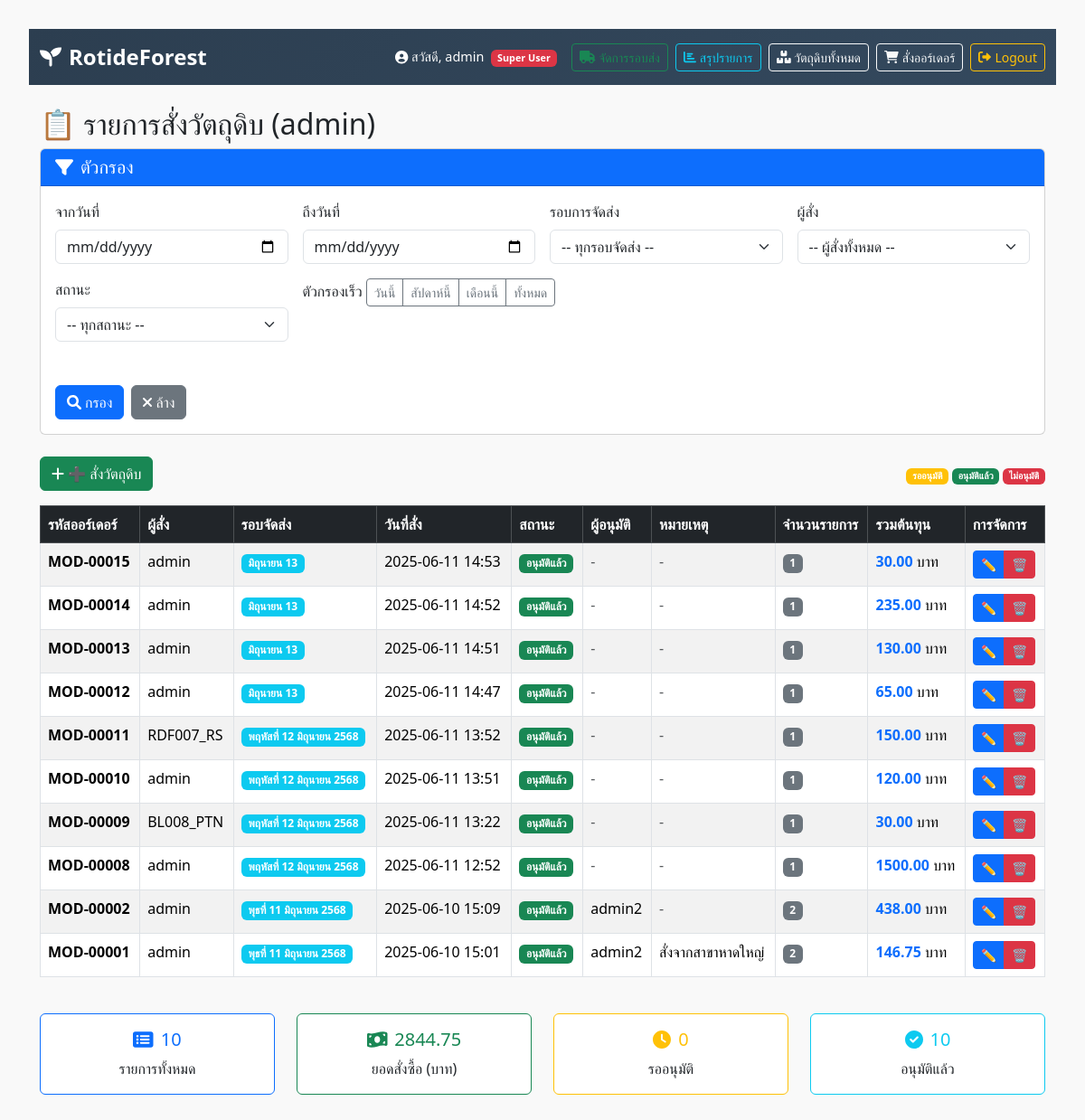
The app's page / (signed in), older data.
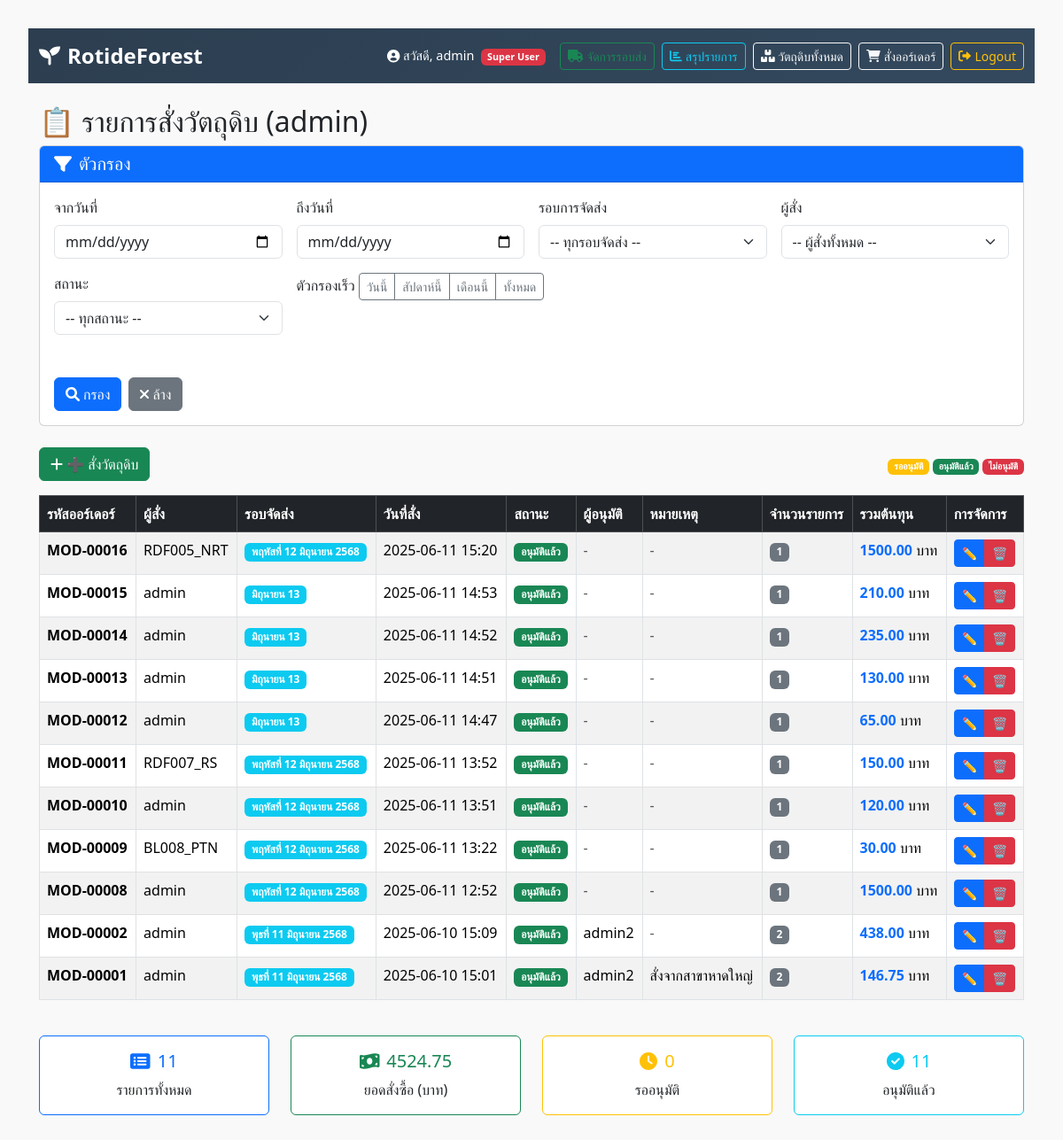
The same page, newer data.
### inventory/models.py (models this page shows, shortened)
class MaterialOrder(models.Model):
    APPROVAL_STATUS_CHOICES = [
        ('pending', 'รออนุมัติ'),
        ('approved', 'อนุมัติแล้ว'),
        ('rejected', 'ไม่อนุมัติ'),
    ]
    quantity = models.IntegerField(default=0, null=True, blank=True)
    total_cost = models.FloatField(default=0, null=True, blank=True)
    ordered_by = models.ForeignKey(User, on_delete=models.CASCADE, verbose_name="ผู้สั่ง")
    created_at = models.DateTimeField(auto_now_add=True, verbose_name="วันที่สั่ง")
    updated_at = models.DateTimeField(auto_now=True)
    note = models.TextField(blank=True, verbose_name="หมายเหตุ")
    delivery_round = models.ForeignKey(
        DeliveryRound,
        on_delete=models.SET_NULL,
        null=True,
        blank=True,
        verbose_name="รอบจัดส่ง"
    )
    approval_status = models.CharField(
        max_length=20,
        choices=APPROVAL_STATUS_CHOICES,
        default='approved',
        verbose_name="สถานะอนุมัติ"
    )
    approved_by = models.ForeignKey(
        User,
        on_delete=models.SET_NULL,
        null=True,
        blank=True,
        related_name='approved_orders',
        verbose_name="ผู้อนุมัติ"
    )
    approved_at = models.DateTimeField(null=True, blank=True, verbose_name="วันที่อนุมัติ")
    class Meta:
        verbose_name = "รายการสั่งซื้อ"
        verbose_name_plural = "รายการสั่งซื้อ"
        ordering = ['-created_at']

class DeliveryRound(models.Model):
    name = models.CharField(max_length=100, verbose_name="ชื่อรอบจัดส่ง")
    description = models.TextField(blank=True, verbose_name="รายละเอียด")
    is_active = models.BooleanField(default=True, verbose_name="เปิดใช้งาน")
    created_at = models.DateTimeField(auto_now_add=True)
    class Meta:
        verbose_name = "รอบจัดส่ง"
        verbose_name_plural = "รอบจัดส่ง"
        ordering = ['name']

### inventory/views.py (the view, shortened to what this page needs)
# urls.py: path('', views.home, name='home'),
@login_required
def home(request):
    orders = MaterialOrder.objects.all().order_by('-created_at')
    admin_list = ['admin', 'admin2', 'area_manager', 'coo', 'ceo','KITCHEN_CENTRAL']
    date_from = request.GET.get('date_from')
    date_to = request.GET.get('date_to')
    delivery_round_id = request.GET.get('delivery_round')
    ordered_by_id = request.GET.get('ordered_by')
    status_filter = request.GET.get('status')
    active_filters = []
    filter_order = []
    all_cost = []
    for o in orders:
        if request.user.username in admin_list:
            filter_order.append(o)
            all_cost.append(o.total_cost or 0)
        elif o.ordered_by.username == request.user.username:
            filter_order.append(o)
            all_cost.append(o.total_cost or 0)
    sumtotal = len(filter_order)
    total_cost = sum(all_cost)
    filtered_order_ids = [order.id for order in filter_order]
    status_counts = MaterialOrder.objects.filter(id__in=filtered_order_ids).aggregate(
        total=Count('id'),
        pending=Count('id', filter=Q(approval_status='pending')),
        approved=Count('id', filter=Q(approval_status='approved')),
        rejected=Count('id', filter=Q(approval_status='rejected'))
    )
    delivery_rounds = DeliveryRound.objects.filter(is_active=True).order_by('name')
    users = []
    if request.user.username in admin_list:
        users = User.objects.filter(
            materialorder__isnull=False
        ).distinct().order_by('username')
    context = {
        'orders': filter_order,
        'status_counts': status_counts,
        'total_order': sumtotal,
        'total_cost': total_cost,
        'delivery_rounds': delivery_rounds,
        'users': users,
        'admin_list': admin_list,
        'active_filters': active_filters,
    }
    return render(request, 'inventory/home.html', context)

### inventory/templates/inventory/home.html (shortened to what the changed rows need)
{% extends 'inventory/base.html' %}
{% block content %}
<h2>📋 รายการสั่งวัตถุดิบ ({{ request.user.username }})</h2>
<div class="table-responsive">
  <table class="table table-striped table-bordered">
    <thead class="table-dark">
      <tr>
        <th>รหัสออร์เดอร์</th>
        <th>ผู้สั่ง</th>
        <th>รอบจัดส่ง</th>
        <th>วันที่สั่ง</th>
        <th>สถานะ</th>
        <th>ผู้อนุมัติ</th>
        <th>หมายเหตุ</th>
        <th>จำนวนรายการ</th>
        <th>รวมต้นทุน</th>
        <th>การจัดการ</th>
      </tr>
    </thead>
    <tbody>
      {% for order in orders %}
      <tr>
        <td>
          <strong>MOD-{{ order.id|stringformat:"05d" }}</strong>
        </td>
        <td>{{ order.ordered_by.username }}</td>
        <td>
          {% if order.delivery_round %}
            <span class="badge bg-info">{{ order.delivery_round.name }}</span>
          {% else %}
            <span class="text-muted">-</span>
          {% endif %}
        </td>
        <td>{{ order.created_at|date:"Y-m-d H:i" }}</td>
        <td>
          {% if order.approval_status == 'pending' %}
            <span class="badge bg-warning">รออนุมัติ</span>
          {% elif order.approval_status == 'approved' %}
            <span class="badge bg-success">อนุมัติแล้ว</span>
          {% elif order.approval_status == 'rejected' %}
            <span class="badge bg-danger">ไม่อนุมัติ</span>
          {% endif %}
        </td>
        <td>
          {% if order.approved_by %}
            {{ order.approved_by.username }}
          {% else %}
            <span class="text-muted">-</span>
          {% endif %}
        </td>
        <td>
          {% if order.note %}
            <span title="{{ order.note }}">
              {{ order.note|truncatechars:30 }}
            </span>
          {% else %}
            <span class="text-muted">-</span>
          {% endif %}
        </td>
        <td>
          <span class="badge bg-secondary">{{ order.items.count }}</span>
        </td>
        <td>
          <strong class="text-primary">{{ order.total_cost|floatformat:2 }}</strong> บาท
        </td>
        <td>
          <div class="btn-group btn-group-sm" role="group">
            {% if order.approval_status == 'approved' %}
              <a href="{% url 'order_edit' order.id %}" class="btn btn-primary" title="แก้ไข">
                ✏️
              </a>
              <a href="{% url 'order_delete' order.id %}" class="btn btn-danger" title="ลบ">
                🗑️
              </a>
            {% else %}
              <span class="text-muted small">ไม่สามารถแก้ไขได้</span>
            {% endif %}
          </div>
        </td>
      </tr>
      {% endfor %}
    </tbody>
  </table>
</div>
<div class="row mt-4">
  <div class="col-md-3">
    <div class="card text-center border-primary">
      <div class="card-body">
        <h5 class="card-title text-primary">
          <i class="fas fa-list-alt me-2"></i>{{ total_order }}
        </h5>
        <p class="card-text">รายการทั้งหมด</p>
      </div>
    </div>
  </div>
  <div class="col-md-3">
    <div class="card text-center border-success">
      <div class="card-body">
        <h5 class="card-title text-success">
          <i class="fas fa-money-bill-wave me-2"></i>{{ total_cost|floatformat:2 }}
        </h5>
        <p class="card-text">ยอดสั่งซื้อ (บาท)</p>
      </div>
    </div>
  </div>
  <div class="col-md-3">
    <div class="card text-center border-info">
      <div class="card-body">
        <h5 class="card-title text-info">
          <i class="fas fa-check-circle me-2"></i>{{ status_counts.approved }}
        </h5>
        <p class="card-text">อนุมัติแล้ว</p>
      </div>
    </div>
  </div>
</div>
{% endblock %}

Row changes from the older to the newer data that the page shows:
added MaterialOrder: id "00016", ordered_by.username "RDF005_NRT", delivery_round.name "พฤหัสที่ 12 มิถุนายน 2568", created_at "2025-06-11 15:20", approval_status "อนุมัติแล้ว", items.count "1", total_cost "1500.00"
changed MaterialOrder "00015": total_cost "30.00" → "210.00"
Text that changed along with them:
{{ total_order }}: "10" → "11"
{{ total_cost|floatformat:2 }}: "2844.75" → "4524.75"
{{ status_counts.approved }}: "10" → "11"
